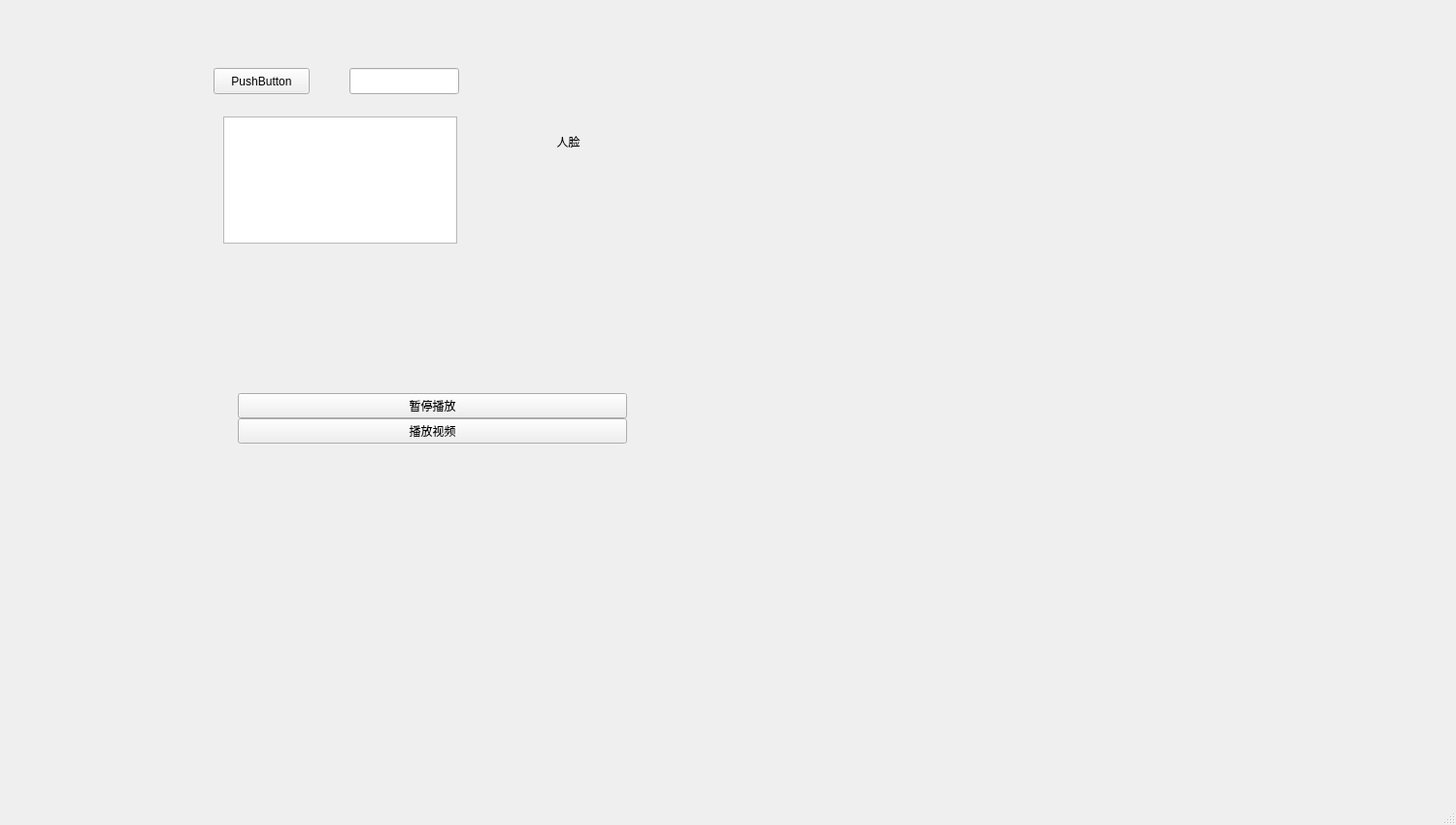
<?xml version="1.0" encoding="UTF-8"?>
<ui version="4.0">
 <class>MainWindow</class>
 <widget class="QMainWindow" name="MainWindow">
  <property name="geometry">
   <rect>
    <x>0</x>
    <y>0</y>
    <width>1500</width>
    <height>850</height>
   </rect>
  </property>
  <property name="windowTitle">
   <string>MainWindow</string>
  </property>
  <widget class="QWidget" name="centralwidget">
   <widget class="QWidget" name="gridLayoutWidget">
    <property name="geometry">
     <rect>
      <x>220</x>
      <y>320</y>
      <width>511</width>
      <height>361</height>
     </rect>
    </property>
    <layout class="QGridLayout" name="gridLayout">
     <property name="leftMargin">
      <number>15</number>
     </property>
     <property name="topMargin">
      <number>35</number>
     </property>
     <property name="rightMargin">
      <number>55</number>
     </property>
     <property name="bottomMargin">
      <number>45</number>
     </property>
     <property name="verticalSpacing">
      <number>35</number>
     </property>
     <item row="0" column="0">
      <layout class="QVBoxLayout" name="verticalLayout">
       <property name="leftMargin">
        <number>10</number>
       </property>
       <property name="topMargin">
        <number>50</number>
       </property>
       <property name="rightMargin">
        <number>30</number>
       </property>
       <property name="bottomMargin">
        <number>70</number>
       </property>
       <item>
        <widget class="QPushButton" name="m_btnEnter2">
         <property name="text">
          <string>暂停播放</string>
         </property>
        </widget>
       </item>
       <item>
        <widget class="QPushButton" name="m_btnEnter">
         <property name="text">
          <string>播放视频</string>
         </property>
        </widget>
       </item>
       <item>
        <spacer name="verticalSpacer">
         <property name="orientation">
          <enum>Qt::Vertical</enum>
         </property>
         <property name="sizeHint" stdset="0">
          <size>
           <width>18</width>
           <height>20</height>
          </size>
         </property>
        </spacer>
       </item>
      </layout>
     </item>
     <item row="1" column="0">
      <widget class="QLabel" name="label">
       <property name="text">
        <string/>
       </property>
      </widget>
     </item>
    </layout>
   </widget>
   <widget class="QLineEdit" name="lineEdit">
    <property name="geometry">
     <rect>
      <x>360</x>
      <y>70</y>
      <width>113</width>
      <height>27</height>
     </rect>
    </property>
   </widget>
   <widget class="QPushButton" name="pushButton">
    <property name="geometry">
     <rect>
      <x>220</x>
      <y>70</y>
      <width>99</width>
      <height>27</height>
     </rect>
    </property>
    <property name="text">
     <string>PushButton</string>
    </property>
   </widget>
   <widget class="QPlainTextEdit" name="plainTextEdit">
    <property name="geometry">
     <rect>
      <x>230</x>
      <y>120</y>
      <width>241</width>
      <height>131</height>
     </rect>
    </property>
   </widget>
   <widget class="QLabel" name="label_2">
    <property name="geometry">
     <rect>
      <x>520</x>
      <y>130</y>
      <width>131</width>
      <height>31</height>
     </rect>
    </property>
    <property name="text">
     <string>人脸</string>
    </property>
    <property name="alignment">
     <set>Qt::AlignCenter</set>
    </property>
   </widget>
  </widget>
  <widget class="QMenuBar" name="menubar">
   <property name="geometry">
    <rect>
     <x>0</x>
     <y>0</y>
     <width>1500</width>
     <height>31</height>
    </rect>
   </property>
  </widget>
  <widget class="QStatusBar" name="statusbar"/>
 </widget>
 <resources/>
 <connections>
  <connection>
   <sender>m_btnEnter2</sender>
   <signal>clicked()</signal>
   <receiver>label</receiver>
   <slot>hide()</slot>
   <hints>
    <hint type="sourcelabel">
     <x>245</x>
     <y>436</y>
    </hint>
    <hint type="destinationlabel">
     <x>235</x>
     <y>650</y>
    </hint>
   </hints>
  </connection>
  <connection>
   <sender>pushButton</sender>
   <signal>clicked()</signal>
   <receiver>lineEdit</receiver>
   <slot>show()</slot>
   <hints>
    <hint type="sourcelabel">
     <x>296</x>
     <y>120</y>
    </hint>
    <hint type="destinationlabel">
     <x>433</x>
     <y>115</y>
    </hint>
   </hints>
  </connection>
 </connections>
</ui>
